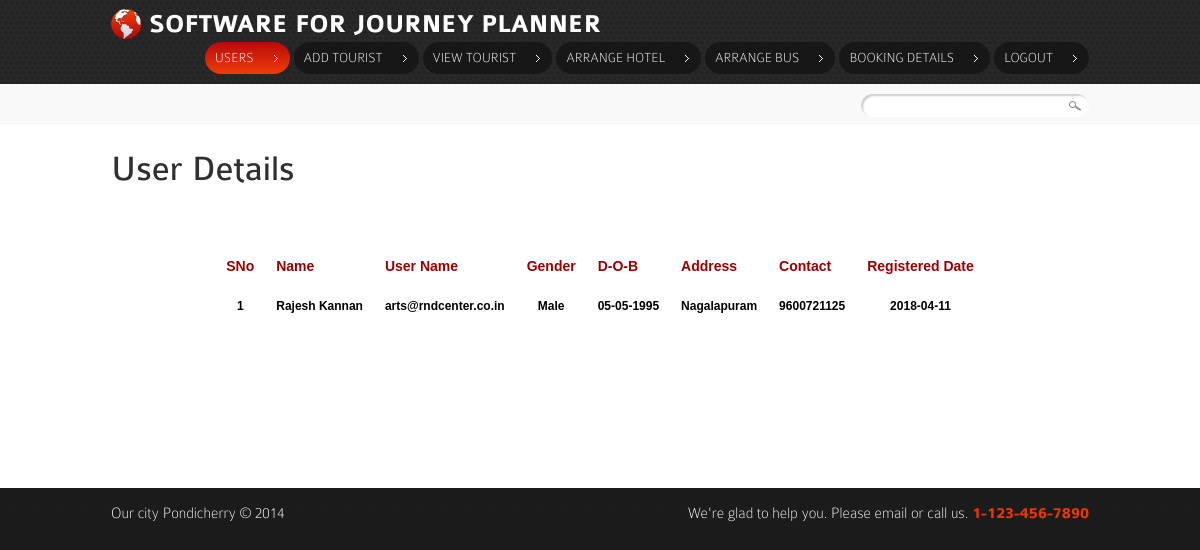
The app's page /view_details.php (signed in) with its own data.
### tables this page shows
CREATE TABLE `user` (
  `id` int(11) NOT NULL,
  `Name` varchar(100) NOT NULL,
  `gender` varchar(100) NOT NULL,
  `dob` varchar(100) NOT NULL,
  `address` varchar(100) NOT NULL,
  `username` varchar(100) NOT NULL,
  `password` varchar(100) NOT NULL,
  `contact` varchar(100) NOT NULL,
  `account` varchar(20) NOT NULL,
  `cardno` varchar(20) NOT NULL,
  `rdate` varchar(100) NOT NULL
);

### view_details.php (the view, shortened to what this page needs)
<!DOCTYPE html>
<html lang="en">
<head>
	<link rel="stylesheet" href="css/reset.css" type="text/css" media="all">
	<link rel="stylesheet" href="css/grid.css" type="text/css" media="all">
	<link rel="stylesheet" href="css/style.css" type="text/css" media="all">
</head>
<body>
	<header>
		<nav>
			<div class="container">
				<div class="wrapper">
					<h1><a href="index.php"><strong>SOFTWARE FOR JOURNEY PLANNER</strong></a></h1>
					<ul>
						<li><a href="view_details.php" class="current">Users</a></li>
						<li><a href="add_tourist.php" >Add Tourist</a></li>
						<li><a href="view_tour.php" >View Tourist</a></li>
						<li><a href="arrange_hotel.php" >Arrange Hotel</a></li>
						<li><a href="arrange_tour.php" >Arrange Bus</a></li>
					<li><a href="view_bookedticket.php" >Booking Details</a></li>
						<li><a href="logout.php" >Logout</a></li>
					</ul>
			  </div>
			</div>
		</nav>
		<section class="adv-content">
			<div class="container">
				<ul class="breadcrumbs">
					<li></li>
				</ul>
				<form action="" id="search-form">
					<fieldset>
						<input type="text" value=""><input type="submit" value="" >
					</fieldset>
				</form>
			</div>
		</section><div class="ic"></div>
	</header>
	<section id="content">
		<div class="top">
			<div class="container">
			<h2>User Details </h2>
			<div align="center">
			<p>&nbsp;</p>
			<p>
			<table width="" border="1" cellpadding="10">
  <tr>
    <td><span class="style1">SNo</span></td>
    <td><span class="style1">Name</span></td>
    <td><span class="style1">User Name</span></td>
    <td><span class="style1">Gender</span></td>
    <td><span class="style1">D-O-B</span></td>
    <td><span class="style1">Address</span></td>
    <td><span class="style1">Contact</span></td>
    <td><span class="style1">Registered Date</span></td>
  </tr>
			<?php
			$i=0;
			$tquery = mysql_query("select * from user");
			while($tres = mysql_fetch_Array($tquery))
			{
			$i++;
			?>
  <tr>
    <td align="center"><span class="style4"><?php echo $i; ?></span></td>
    <td align="center"><span class="style4"><?php echo $tres['Name']; ?></span></td>
    <td align="center"><span class="style4"><?php echo $tres['username']; ?></span></td>
    <td align="center"><span class="style4"><?php echo $tres['gender']; ?></span></td>
    <td align="center"><span class="style4"><?php echo $tres['dob']; ?></span></td>
    <td align="center"><span class="style4"><?php echo $tres['address']; ?></span></td>
    <td align="center"><span class="style4"><?php echo $tres['contact']; ?></span></td>
    <td align="center"><span class="style4"><?php echo $tres['rdate']; ?></span></td>
  </tr>
  <?php
  }
	  ?>
</table>
			</p>
			<p>&nbsp;</p>
			<p>&nbsp;</p>
			<p>&nbsp;</p>
			</div>
						</div>
		</div>
	</section>
	<footer>
		<div class="container">
			<div class="wrapper">
				<div class="copy">Our city Pondicherry &copy; 2014</div>
				<address class="phone">
					We're glad to help you. Please email or call us. <strong>1-123-456-7890</strong>
				</address>
			</div>
		</div>
	</footer>
</body>
</html>

### css/grid.css (style rules this page uses)
.container { width: 978px; margin: 0 auto; position:relative; }

### css/style.css (style rules this page uses)
article, aside, audio, canvas, command, datalist, details, embed, figcaption, figure, footer, header, hgroup, keygen, meter, nav, output, progress, section, source, video { display:block }
body { background:url(../images/body-bg.gif) #1b1b1b;font-family:Arial, Helvetica, sans-serif;font-size:100%;line-height:1.125em;color:#9f9f9f }
html { min-width:980px }
html, body { height:100% }
.container { font-size:.75em; }
header { overflow:hidden;background:url(../images/header-pattern.gif) #1f1f1f }
#content .top { background:#fff;padding:29px 0 35px 0 }
.wrapper { width:100%;overflow:hidden }
input, select, textarea { font-family:Arial, Helvetica, sans-serif;font-size:1em;vertical-align:middle;font-weight:normal }
p { margin-bottom:1.5em }
a { color:#f24c15;outline:none }
h2 { font-size:36px;line-height:30px;color:#303030;font-weight:normal;font-family:'ColaborateRegular';font-weight:normal;margin-bottom:.7em }
header h1 { background:url(../images/logo.png) no-repeat 0 0;padding:2px 0 0 38px;font-family:'ColaborateThinRegular';font-size:26px;line-height:1.2em;color:#fff;font-weight:normal;float:left }
header h1 a { color:#fff;text-decoration:none }
header h1 strong { font-family:'ColaborateBoldRegular';font-weight:normal }
header nav { padding:7px 0 10px 0 }
header nav ul { float:right;padding:2px 0 0 0 }
header nav ul li { float:left;padding-left:4px }
header nav ul li a { position:relative;float:left;font-size:14px;color:#fff;text-decoration:none;font-family:'ColaborateThinRegular';text-transform:uppercase;height:32px;line-height:32px;background-color:#181717;padding:0 36px 0 10px;border-radius:17px;-moz-border-radius:17px;-webkit-border-radius:17px }
header nav ul li a:hover, header nav ul li a.current { background-image:-moz-linear-gradient(top, #ee3c09, #b90a09); background-image:-webkit-gradient(linear,left bottom,left top,color-stop(0, #ee3c09),color-stop(1, #b90a09)); filter: progid:DXImageTransform.Microsoft.gradient(startColorstr='#ee3c09', endColorstr='#b90a09'); -ms-filter:"progid:DXImageTransform.Microsoft.gradient(startColorstr='#ee3c09', endColorstr='#b90a09')"; }
header nav ul li a:after { content:'';display:block;position:absolute;right:12px;top:13px;width:4px;height:7px;background:url(../images/arrow1.gif) no-repeat 0 0 }
header .adv-content { overflow:hidden;background:#f9f9f9;padding:10px 0 8px 0 }
header .breadcrumbs { float:left;padding:3px 0 0 10px }
header .breadcrumbs li { display:inline;color:#212121;padding-left:5px }
footer .container { color:#fff;font-size:16px;line-height:1.2em;padding:16px 0 16px 0;font-family:'ColaborateThinRegular'; }
footer .copy { float:left }
footer .phone { float:right;font-style:normal }
footer .phone strong { font-family:'ColaborateBoldRegular';font-weight:normal;color:#e83709 }
#search-form { float:right;position:relative }
#search-form fieldset { border:none }
#search-form input[type=text] { background:#fff;width:195px;border:none;border-radius:20px;-moz-border-radius:20px;-webkit-border-radius:20px;padding:4px 25px 5px 8px;box-shadow:rgba(0, 0, 0, .2) 2px 2px 2px inset;-moz-box-shadow:rgba(0, 0, 0, .2) 2px 2px 2px inset;-webkit-box-shadow:rgba(0, 0, 0, .2) 2px 2px 2px inset;background:url(../images/search-bg.gif) no-repeat 100% 7px #fff }
#search-form input[type=submit] { width:20px;height:20px;position:absolute;right:5px;top:0;border:none;background:none;cursor:pointer }

### view_details.php (style rules this page uses)
td { color:#990000; font-size:14px; font-stretch:expanded; font-weight:800; }
tr { margin-bottom:30px; }
.style1 { color: #990000 }
.style4 { font-size: 12px; color: #000000; }

### records on screen
user: Name "Rajesh Kannan", username "arts@rndcenter.co.in", gender "Male", dob "05-05-1995", address "Nagalapuram", contact "9600721125", rdate "2018-04-11"
